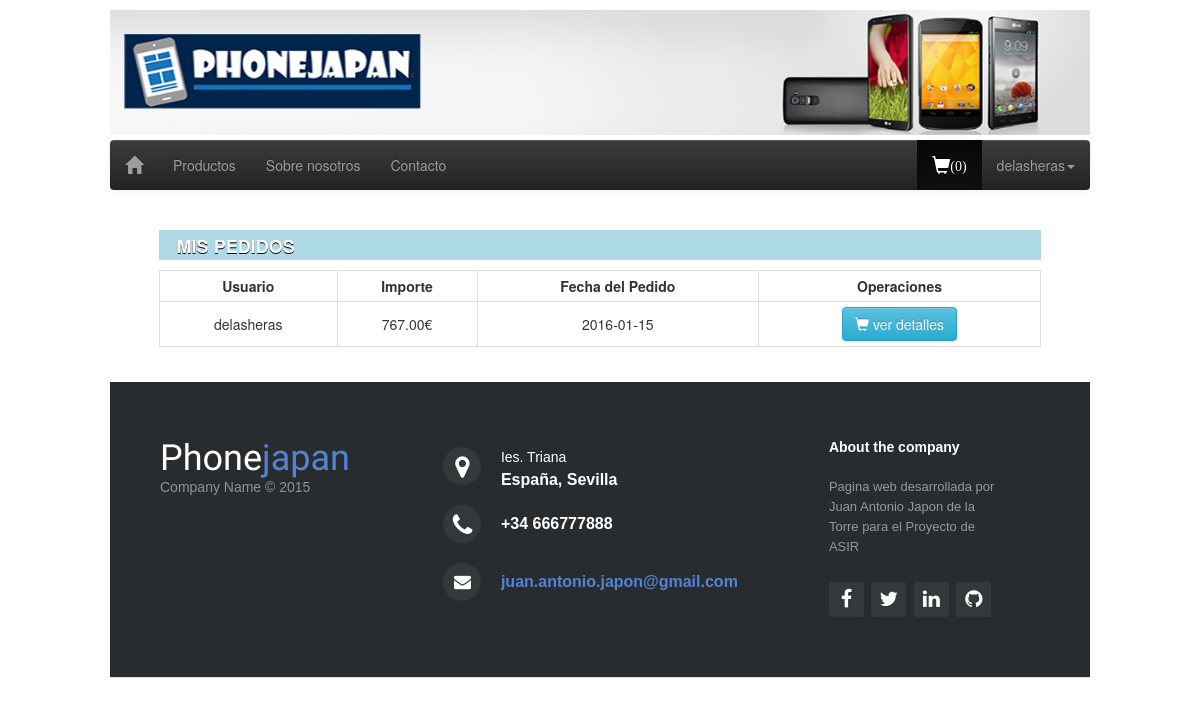
Page /PhoneJapan/mispedidos.php (signed in) on the committed database.
### tables this page shows
CREATE TABLE IF NOT EXISTS `pedido` (
  `COD_PEDIDO` int(6) NOT NULL,
  `COD_USU` int(6) DEFAULT NULL,
  `FECHA_PED` date DEFAULT NULL,
  `IMPORTE` double(11,2) DEFAULT NULL
);

CREATE TABLE IF NOT EXISTS `usuario` (
  `COD_USU` int(6) NOT NULL,
  `USERNAME` varchar(60) DEFAULT NULL,
  `USERPASS` varchar(60) DEFAULT NULL,
  `ROLE` varchar(20) DEFAULT NULL,
  `ESTADO` varchar(30) DEFAULT NULL,
  `EMAIL` varchar(500) DEFAULT NULL,
  `NOMBRE` varchar(80) DEFAULT NULL,
  `APELLIDOS` varchar(80) DEFAULT NULL,
  `DNI` varchar(9) DEFAULT NULL,
  `FECHA_NAC` date DEFAULT NULL,
  `DIRECCION` varchar(200) DEFAULT NULL,
  `CP` int(5) DEFAULT NULL,
  `CIUDAD` varchar(60) DEFAULT NULL,
  `PROVINCIA` varchar(60) DEFAULT NULL,
  `PAIS` varchar(60) DEFAULT NULL,
  `TLF` int(9) DEFAULT NULL
);

### PhoneJapan/mispedidos.php (the view, shortened to what this page needs)
<!DOCTYPE html>
<html lang="en">
<head>
    <link rel="stylesheet" href="./css/style.css">
    <link rel="stylesheet" href="./css/style_buttons.css">
    <link href="css/js-image-slider.css" rel="stylesheet" type="text/css" />
    <link rel="stylesheet" href="css/footer-distributed-with-address-and-phones.css">
    <link rel="stylesheet" href="http://maxcdn.bootstrapcdn.com/font-awesome/4.2.0/css/font-awesome.min.css">
        <link rel="stylesheet" href="https://maxcdn.bootstrapcdn.com/bootstrap/3.3.6/css/bootstrap.min.css">
        <link rel="stylesheet" href="https://maxcdn.bootstrapcdn.com/bootstrap/3.3.6/css/bootstrap-theme.min.css">
</head>
<body>
       <div id="wrapper">
        <div id="header">
               <div id="cabecera">
               </div>
               <nav id="nav" class="navbar-default navbar-inverse" role="navigation">
                    <div class="navbar-header">
                      <a class="navbar-brand" href="./index.php"><span class="glyphicon glyphicon-home white"></span></a>
                    </div>
                    <div class="collapse navbar-collapse" id="bs-example-navbar-collapse-1">
                      <ul class="nav navbar-nav">
                        <li><a href="#">Productos</a></li>
                        <li><a href="#">Sobre nosotros</a></li>
                        <li><a href="./contacto.php">Contacto</a></li>
                      </ul>
                      <?php if (empty($_SESSION["usuario"])) : ?>
                      <ul class="nav navbar-nav navbar-right">
                        <li class="dropdown">
                          <a href="#" class="dropdown-toggle" data-toggle="dropdown"><b>Login</b> <span class="caret"></span></a>
                            <ul id="login-dp" class="dropdown-menu">
                                <li>
                                     <div class="row">
                                            <div class="col-md-12">
                                                 <form class="form" role="form" method="post" id="login-nav">
                                                        <div class="form-group">
                                                             <label class="sr-only" for="username">Email address</label>
                                                             <input type="text" class="form-control" name="username" id="username" placeholder="Email address or username" required>
                                                        </div>
                                                        <div class="form-group">
                                                             <label class="sr-only" for="password">Password</label>
                                                             <input type="password" name="password" class="form-control" id="password" placeholder="Password" required>
                                                             <div class="help-block text-right"><a href="">Forget the password ?</a></div>
                                                        </div>
                                                        <div class="form-group">
                                                             <input type="submit" class="btn btn-primary btn-block" value="Sing in">
                                                        </div>
                                                        <div class="checkbox">
                                                             <label>
                                                             <input type="checkbox"> keep me logged-in
                                                             </label>
                                                        </div>
                                                 </form>
                                                <?php
                                                    if (isset($_POST["username"])) {
                                                       $user = $_POST["username"];
                                                       $pass = md5($_POST["password"]);
                                                       $rol ="";
                                                       $consulta = "SELECT * FROM USUARIO WHERE USERNAME = '$user' AND USERPASS ='$pass'";
                                                       $connection = new mysqli("localhost", "root", "", "phonejapan");
                                                       if ($connection->connect_errno) {
                                                            printf("Connection failed: %s\n", $connection->connect_error);
                                                            exit();
                                                       }
                                                       if ($result = $connection->query($consulta)) {
                                                          if ($result->num_rows==0) {
                                                                echo '<script language="javascript">
                                                                $("#alert_msg").text("Usuario o contraseña incorrectos");
                                                                                $(".alert").toggleClass("hidden").fadeIn(1000);
                                                                         window.setTimeout(function() {
                                                                            $(".alert").fadeTo(500, 0).slideUp(500, function(){
                                                                                $(this).remove();
                                                                            });
                                                                        }, 3000);
                                                                </script>';
                                                          } else {
                                                            while($obj=$result->fetch_object()){
                                                                $_SESSION["usuario"]=$user;
                                                                $_SESSION["rol"]=$obj->ROLE;
                                                                $rol=$obj->ROLE;
                                                            }
                                                            if($rol=="Admin"){
                                                                header("Location: ausuarios.php");
                                                            }else{
                                                                header("Location: contacto.php");
                                                            }
                                                          }
                                                       } else {
                                                       }
                                                    }else{
                                                    }
                                                ?>
                                            </div>
                                            <div class="bottom text-center">
                                                New here ? <a href="./registro.php"><b>Join Us</b></a>
                                            </div>
                                     </div>
                                </li>
                            </ul>
                        </li>
                      </ul>
                    </div>
                <?php else: ?>
                      <ul class="nav navbar-nav navbar-right">
                      <?php if ($_SESSION["rol"]=="User") : ?>
                        <li class="active"><a class="navbar-brand" href="#"><span class="glyphicon glyphicon-shopping-cart white"><p style="font-size:14px;position:relative;top:-3px;display:inline"><?php
                                $connection = new mysqli("localhost","root","","phonejapan");
                                $user=$_SESSION["usuario"];
                                $consulta = "SELECT * FROM USUARIO WHERE USERNAME = '".$user."';";
                                if($result = $connection->query($consulta)){
                                    if($result->num_rows==0){
                                    }else{
                                        $cduser="";
                                        while($fila=$result->fetch_object()){
                                            $cduser = $fila->COD_USU;
                                        }
                                        $consulta = "SELECT SUM(CANTIDAD) AS TOTAL FROM CESTA WHERE COD_USU = $cduser";
                                        if($result = $connection->query($consulta)){
                                                $total=0;
                                                if($result->num_rows==0){
                                                }else{
                                                    while($fila=$result->fetch_object()){
                                                         $total=$total+$fila->TOTAL;
                                                    }
                                                }
                                                echo "($total)";
                                        }
                                    }
                                }
                            ?></p></span></a></li>
                      <?php else: ?>
                      <?php endif ?>
                        <li class="dropdown">
                          <a href="#" class="dropdown-toggle" data-toggle="dropdown"><?php echo $_SESSION["usuario"]; ?><span class="caret"></span></a>
                        </li>
                </ul>
                <?php endif ?>
                  </nav>
             </div>
            <div id="cuerpo_cesta">
                     <div id="cr_conten_cesta">
                           <div style="width:90%;height:30px;background-color:lightblue;margin:0 auto;margin-bottom:10px;margin-top:30px;"><h4 style="color:white;font-weight:bold;padding-top:7px;margin-left:2%;text-shadow:0px 1px 0px #000">MIS PEDIDOS</h4>
                           </div>
                            <table class="table-bordered" style="width:90%;margin:0 auto;margin-bottom:10px;text-align:center" >
                                <tr >
                                    <th style="padding:5px;text-align:center">Usuario</th>
                                    <th style="padding:5px;text-align:center">Importe</th>
                                    <th style="padding:5px;text-align:center">Fecha del Pedido</th>
                                    <th style="padding:5px;text-align:center">Operaciones</th>
                                </tr>
                            <?php
                                $connection = new mysqli("localhost","root","","phonejapan");
                                $user=$_SESSION["usuario"];
                                $consulta = "SELECT * FROM PEDIDO,USUARIO WHERE PEDIDO.COD_USU=USUARIO.COD_USU AND USERNAME = '$user'";
                                if($result = $connection->query($consulta)){
                                    if($result->num_rows==0){
                                    }else{
                                        if($result = $connection->query($consulta)){
                                                if($result->num_rows==0){
                                                }else{
                                                    while($fila=$result->fetch_object()){
                                                          echo '<tr>
                                                                    <td style="padding:5px">'.$fila->USERNAME.'</td>
                                                                    <td style="padding:5px">'.$fila->IMPORTE.'€</td>
                                                                    <td style="padding:5px">'.$fila->FECHA_PED.'</td>
                                                                    <td style="padding:5px"><a href="javascript:verDetallesPedido('.$fila->COD_PEDIDO.');" class="btn btn-info"><span class="glyphicon glyphicon-shopping-cart"></span> ver detalles</a></td>
                                                                </tr>';
                                                    }
                                                }
                                        }
                                    }
                                }
                            ?>
                            </table>
                     </div>
            </div>
             <footer class="footer-distributed">
                    <div class="footer-left">
                        <h3>Phone<span>japan</span></h3>
                        <p class="footer-company-name">Company Name &copy; 2015</p>
                    </div>
                    <div class="footer-center">
                        <div>
                            <i class="fa fa-map-marker"></i>
                            <p><span>Ies. Triana</span> España, Sevilla</p>
                        </div>
                        <div>
                            <i class="fa fa-phone"></i>
                            <p>+34 666777888</p>
                        </div>
                        <div>
                            <i class="fa fa-envelope"></i>
                            <p><a href="mailto:juan.antonio.japon@gmail.com">juan.antonio.japon@gmail.com</a></p>
                        </div>
                    </div>
                    <div class="footer-right">
                        <p class="footer-company-about">
                            <span>About the company</span>
                            Pagina web desarrollada por Juan Antonio Japon de la Torre para el Proyecto de ASIR
                        </p>
                        <div class="footer-icons">
                            <a href="https://www.facebook.com/juan.a.japon"><i class="fa fa-facebook"></i></a>
                            <a href="https://twitter.com/jajapon91"><i class="fa fa-twitter"></i></a>
                            <a href="https://es.linkedin.com/in/juan-antonio-japon-de-la-torre-466b9952"><i class="fa fa-linkedin"></i></a>
                            <a href="https://github.com/jajapon"><i class="fa fa-github"></i></a>
                        </div>
                    </div>
            </footer>
           </div>
</body>
</html>

### rows in the picture
pedido: COD_USU.USERNAME "delasheras", IMPORTE "767.00", FECHA_PED "2016-01-15"

### other values in the picture
$total "0"
$_SESSION["usuario"] "delasheras"
